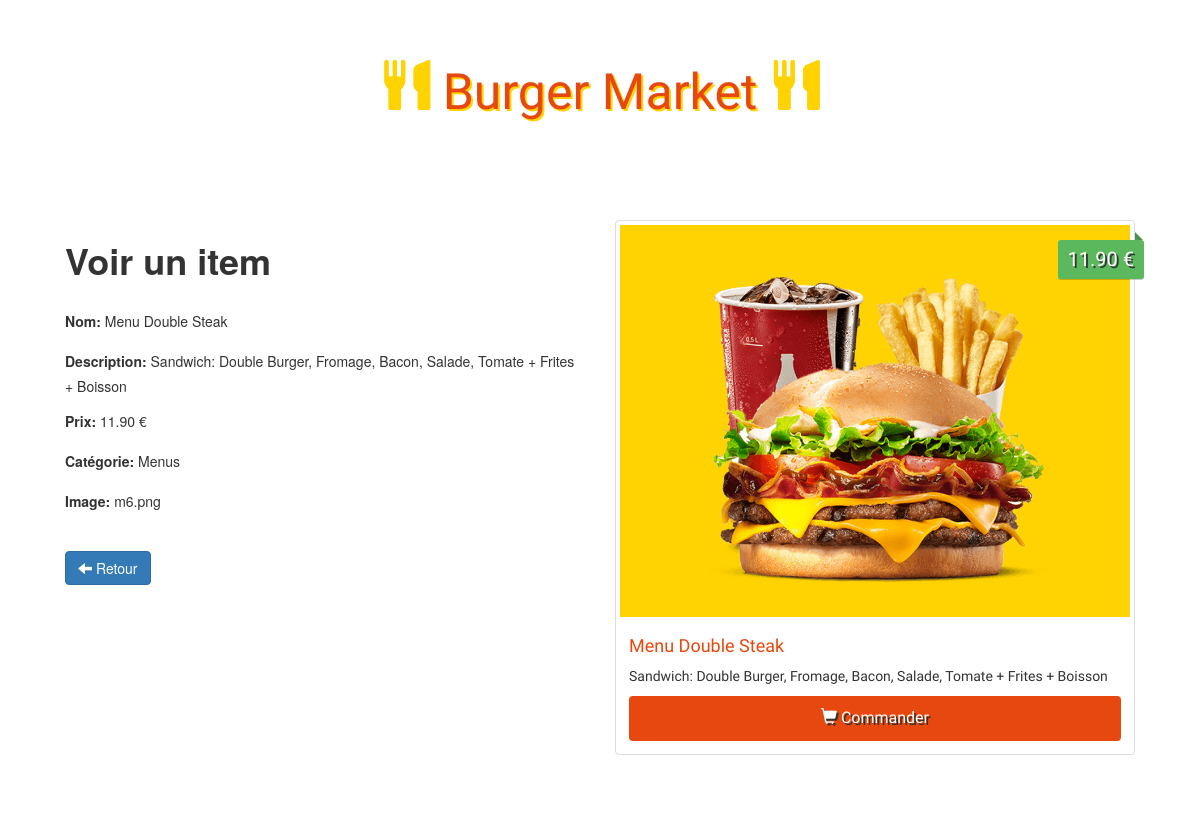
The page /admin/view.php?id=6 on the database its author committed.
### tables this page shows
CREATE TABLE IF NOT EXISTS `items` (
  `id` int(11) NOT NULL AUTO_INCREMENT,
  `name` varchar(100) NOT NULL,
  `description` varchar(255) NOT NULL,
  `price` float NOT NULL,
  `image` varchar(255) NOT NULL,
  `category` int(11) NOT NULL,
  PRIMARY KEY (`id`),
  KEY `category` (`category`)
);

CREATE TABLE IF NOT EXISTS `categories` (
  `id` int(11) NOT NULL AUTO_INCREMENT,
  `name` varchar(100) NOT NULL,
  PRIMARY KEY (`id`)
);

### admin/view.php (the view, shortened to what this page needs)
<?php
    if(!empty($_GET['id']))
    {
        $id = checkInput($_GET['id']);
    }
    $db = Database::connect();
    $statement = $db->prepare("SELECT items.id, items.name, items.description, items.price, items.image, categories.name AS category FROM items LEFT JOIN categories ON items.category = categories.id WHERE items.id = ?");
    $statement->execute(array($id));
    $item = $statement->fetch();
    function checkInput($data)
    {
      $data = trim($data);
      $data = stripslashes($data);
      $data = htmlspecialchars($data);
      return $data;
    }
?>
<!DOCTYPE html>
<html>
    <head>
        <link rel="stylesheet" href="https://maxcdn.bootstrapcdn.com/bootstrap/3.3.6/css/bootstrap.min.css">
        <link rel="stylesheet" href="../css/styles.css">
    </head>
    <body>
        <h1 class="text-logo"><span class="glyphicon glyphicon-cutlery"></span> Burger Market <span class="glyphicon glyphicon-cutlery"></span></h1>
         <div class="container admin">
            <div class="row">
               <div class="col-sm-6">
                    <h1><strong>Voir un item</strong></h1>
                    <br>
                    <form>
                      <div class="form-group">
                        <label>Nom:</label><?php echo '  '.$item['name'];?>
                      </div>
                      <div class="form-group">
                        <label>Description:</label><?php echo '  '.$item['description'];?>
                      </div>
                      <div class="form-group">
                        <label>Prix:</label><?php echo '  '.number_format((float)$item['price'], 2, '.', ''). ' €';?>
                      </div>
                      <div class="form-group">
                        <label>Catégorie:</label><?php echo '  '.$item['category'];?>
                      </div>
                      <div class="form-group">
                        <label>Image:</label><?php echo '  '.$item['image'];?>
                      </div>
                    </form>
                    <br>
                    <div class="form-actions">
                      <a class="btn btn-primary" href="index.php"><span class="glyphicon glyphicon-arrow-left"></span> Retour</a>
                    </div>
                </div>
                <div class="col-sm-6 site">
                    <div class="thumbnail">
                        <img src="<?php echo '../img/'.$item['image'];?>" alt="...">
                        <div class="price"><?php echo number_format((float)$item['price'], 2, '.', ''). ' €';?></div>
                          <div class="caption">
                            <h4><?php echo $item['name'];?></h4>
                            <p><?php echo $item['description'];?></p>
                            <a href="#" class="btn btn-order" role="button"><span class="glyphicon glyphicon-shopping-cart"></span> Commander</a>
                          </div>
                    </div>
                </div>
            </div>
        </div>
    </body>
</html>

### css/styles.css (style rules this page uses)
body { background: url(../img/bg.jpg); }
.site { font-family: 'Holtwood One SC', sans-serif; }
.text-logo { font-family: 'Holtwood One SC', sans-serif; color: #e7480f; text-shadow: 2px 2px #ffd301; font-size: 50px; padding: 40px 0px; text-align: center; }
.text-logo .glyphicon { color: #ffd301; text-shadow: 0px 0px #ffd301; }
.thumbnail img { background: #ffd301; }
.price { background: #5cb85c; box-shadow: 0 1px rgba(0,0,0,0.2); -moz-box-shadow: 0 1px rgba(0,0,0,0.2); -webkit-box-shadow: 0 1px rgba(0,0,0,0.2); color: #fff; text-shadow: 2px 2px #333; position: absolute; right: 6px; top: 20px; padding: 5px 10px; font-size: 20px; border-radius: 3px; }
.price:before { border: 4px solid transparent; border-bottom: 4px solid #4a934a; border-left: 4px solid #4a934a; content: ""; position: absolute; right: 1px; top: -8px; }
.caption > h4 { color: #e7480f; font-size: 18px; }
.btn-order { width: 100%; padding: 10px; font-size: 16px; color: #fff; background-color: #e7480f; text-decoration: none; text-shadow: 2px 2px #333; }
.admin { background: #fff; padding: 50px; border-radius: 10px; }

### rows shown on the page
items: name "Menu Double Steak", description "Sandwich: Double Burger, Fromage, Bacon, Salade, Tomate + Frites + Boisson", price "11.90", category.name "Menus", image "m6.png", image (picture)
